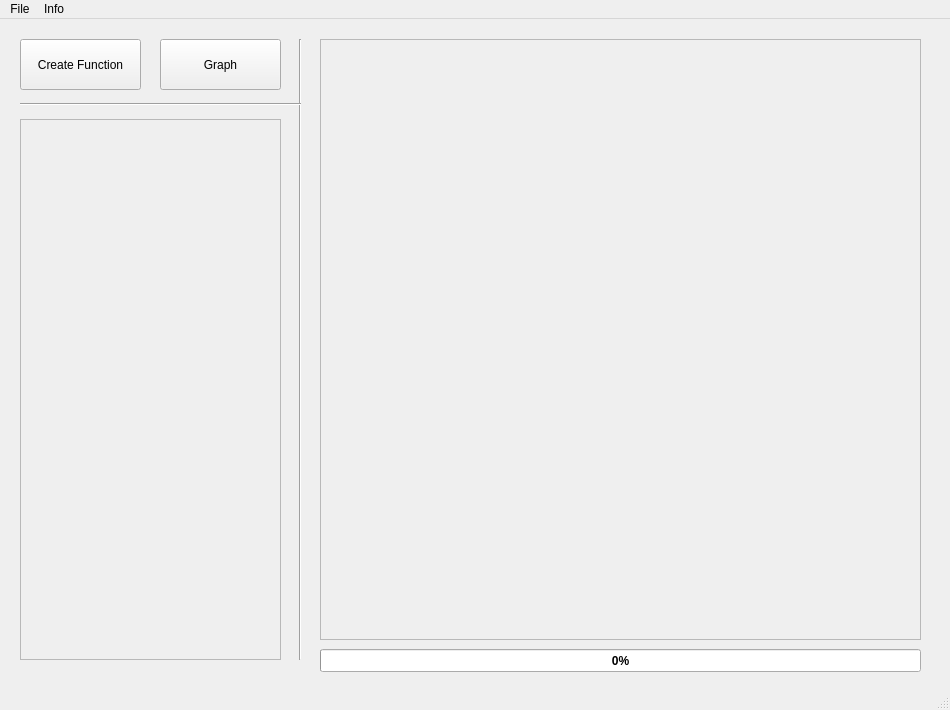
<?xml version="1.0" encoding="UTF-8"?>
<ui version="4.0">
 <class>MainWindow</class>
 <widget class="QMainWindow" name="MainWindow">
  <property name="geometry">
   <rect>
    <x>0</x>
    <y>0</y>
    <width>950</width>
    <height>710</height>
   </rect>
  </property>
  <property name="sizePolicy">
   <sizepolicy hsizetype="Fixed" vsizetype="Fixed">
    <horstretch>0</horstretch>
    <verstretch>0</verstretch>
   </sizepolicy>
  </property>
  <property name="maximumSize">
   <size>
    <width>950</width>
    <height>710</height>
   </size>
  </property>
  <property name="windowTitle">
   <string>MainWindow</string>
  </property>
  <property name="styleSheet">
   <string notr="true"/>
  </property>
  <widget class="QWidget" name="centralwidget">
   <property name="styleSheet">
    <string notr="true"/>
   </property>
   <widget class="QFrame" name="graphingFrame">
    <property name="geometry">
     <rect>
      <x>320</x>
      <y>20</y>
      <width>601</width>
      <height>601</height>
     </rect>
    </property>
    <property name="frameShape">
     <enum>QFrame::Shape::StyledPanel</enum>
    </property>
    <property name="frameShadow">
     <enum>QFrame::Shadow::Raised</enum>
    </property>
    <widget class="QWidget" name="graphingCanvas" native="true">
     <property name="enabled">
      <bool>true</bool>
     </property>
     <property name="geometry">
      <rect>
       <x>0</x>
       <y>0</y>
       <width>601</width>
       <height>601</height>
      </rect>
     </property>
     <property name="cursor">
      <cursorShape>CrossCursor</cursorShape>
     </property>
    </widget>
   </widget>
   <widget class="Line" name="line">
    <property name="geometry">
     <rect>
      <x>285</x>
      <y>20</y>
      <width>31</width>
      <height>621</height>
     </rect>
    </property>
    <property name="orientation">
     <enum>Qt::Orientation::Vertical</enum>
    </property>
   </widget>
   <widget class="QScrollArea" name="scrollArea">
    <property name="geometry">
     <rect>
      <x>20</x>
      <y>100</y>
      <width>261</width>
      <height>541</height>
     </rect>
    </property>
    <property name="widgetResizable">
     <bool>true</bool>
    </property>
    <widget class="QWidget" name="scrollAreaWidgetContents">
     <property name="geometry">
      <rect>
       <x>0</x>
       <y>0</y>
       <width>259</width>
       <height>539</height>
      </rect>
     </property>
    </widget>
   </widget>
   <widget class="Line" name="line_2">
    <property name="geometry">
     <rect>
      <x>20</x>
      <y>70</y>
      <width>281</width>
      <height>31</height>
     </rect>
    </property>
    <property name="orientation">
     <enum>Qt::Orientation::Horizontal</enum>
    </property>
   </widget>
   <widget class="QPushButton" name="btn_createFunction">
    <property name="geometry">
     <rect>
      <x>20</x>
      <y>20</y>
      <width>121</width>
      <height>51</height>
     </rect>
    </property>
    <property name="focusPolicy">
     <enum>Qt::FocusPolicy::StrongFocus</enum>
    </property>
    <property name="toolTip">
     <string>Click to create a new function</string>
    </property>
    <property name="text">
     <string>Create Function</string>
    </property>
    <property name="autoDefault">
     <bool>true</bool>
    </property>
   </widget>
   <widget class="QPushButton" name="btn_graph">
    <property name="geometry">
     <rect>
      <x>160</x>
      <y>20</y>
      <width>121</width>
      <height>51</height>
     </rect>
    </property>
    <property name="toolTip">
     <string>Click to graph current functions</string>
    </property>
    <property name="text">
     <string>Graph</string>
    </property>
    <property name="autoDefault">
     <bool>true</bool>
    </property>
    <property name="default">
     <bool>false</bool>
    </property>
    <property name="flat">
     <bool>false</bool>
    </property>
   </widget>
   <widget class="QProgressBar" name="graphingProgress">
    <property name="geometry">
     <rect>
      <x>320</x>
      <y>630</y>
      <width>601</width>
      <height>23</height>
     </rect>
    </property>
    <property name="font">
     <font>
      <bold>true</bold>
     </font>
    </property>
    <property name="value">
     <number>0</number>
    </property>
    <property name="textVisible">
     <bool>true</bool>
    </property>
    <property name="invertedAppearance">
     <bool>false</bool>
    </property>
   </widget>
  </widget>
  <widget class="QMenuBar" name="menubar">
   <property name="geometry">
    <rect>
     <x>0</x>
     <y>0</y>
     <width>950</width>
     <height>33</height>
    </rect>
   </property>
   <widget class="QMenu" name="menuFile">
    <property name="title">
     <string>File</string>
    </property>
    <addaction name="actionNew_2"/>
    <addaction name="actionOpen_3"/>
    <addaction name="separator"/>
    <addaction name="actionSave_2"/>
    <addaction name="actionSave_As_2"/>
   </widget>
   <widget class="QMenu" name="menuInfo">
    <property name="title">
     <string>Info</string>
    </property>
    <addaction name="actionHelp"/>
    <addaction name="separator"/>
    <addaction name="actionAbout"/>
   </widget>
   <addaction name="menuFile"/>
   <addaction name="menuInfo"/>
  </widget>
  <widget class="QStatusBar" name="statusbar"/>
  <action name="actionOpen">
   <property name="text">
    <string>Open</string>
   </property>
  </action>
  <action name="actionSave">
   <property name="text">
    <string>Save</string>
   </property>
  </action>
  <action name="actionSave_As">
   <property name="text">
    <string>Save As</string>
   </property>
  </action>
  <action name="actionNew_Window">
   <property name="text">
    <string>New Window</string>
   </property>
  </action>
  <action name="actionHelp">
   <property name="text">
    <string>Help</string>
   </property>
  </action>
  <action name="actionOpen_2">
   <property name="text">
    <string>Open</string>
   </property>
  </action>
  <action name="actionNew_2">
   <property name="text">
    <string>New</string>
   </property>
  </action>
  <action name="actionOpen_3">
   <property name="text">
    <string>Open</string>
   </property>
  </action>
  <action name="actionSave_2">
   <property name="text">
    <string>Save</string>
   </property>
  </action>
  <action name="actionSave_As_2">
   <property name="text">
    <string>Save As</string>
   </property>
  </action>
  <action name="actionAbout">
   <property name="text">
    <string>About</string>
   </property>
  </action>
 </widget>
 <resources/>
 <connections/>
</ui>
